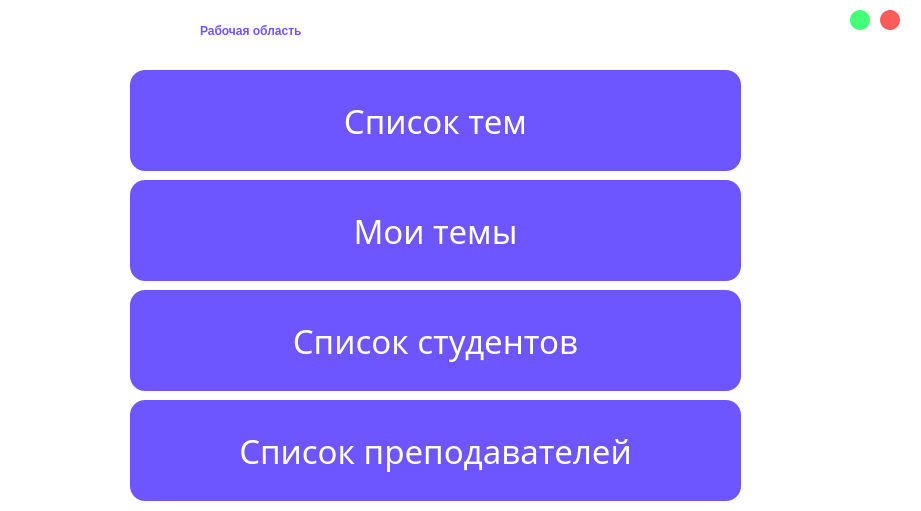
<?xml version="1.0" encoding="UTF-8"?>
<ui version="4.0">
 <class>sgreeting</class>
 <widget class="QWidget" name="sgreeting">
  <property name="geometry">
   <rect>
    <x>0</x>
    <y>0</y>
    <width>921</width>
    <height>511</height>
   </rect>
  </property>
  <property name="minimumSize">
   <size>
    <width>921</width>
    <height>511</height>
   </size>
  </property>
  <property name="maximumSize">
   <size>
    <width>921</width>
    <height>511</height>
   </size>
  </property>
  <property name="windowTitle">
   <string>Form</string>
  </property>
  <property name="styleSheet">
   <string notr="true">background-color: rgb(255, 255, 255);</string>
  </property>
  <widget class="QPushButton" name="pushButton_7">
   <property name="geometry">
    <rect>
     <x>130</x>
     <y>290</y>
     <width>611</width>
     <height>101</height>
    </rect>
   </property>
   <property name="font">
    <font>
     <family>Karla 13</family>
     <pointsize>25</pointsize>
     <weight>9</weight>
     <italic>false</italic>
     <bold>false</bold>
    </font>
   </property>
   <property name="autoFillBackground">
    <bool>false</bool>
   </property>
   <property name="styleSheet">
    <string notr="true">QPushButton{
	color: rgb(255, 255, 255);
	background-color: #6D55FF;
	border-radius: 15px; 
	font: 75 25pt &quot;Karla&quot; bold;
	border: 2px;
}
QPushButton:pressed{
	background-color: #A597FF;
}</string>
   </property>
   <property name="text">
    <string>Список студентов</string>
   </property>
   <property name="icon">
    <iconset resource="greeting.qrc">
     <normaloff>:/new/prefix1/Book.png</normaloff>:/new/prefix1/Book.png</iconset>
   </property>
   <property name="iconSize">
    <size>
     <width>125</width>
     <height>125</height>
    </size>
   </property>
   <property name="default">
    <bool>false</bool>
   </property>
   <property name="flat">
    <bool>false</bool>
   </property>
  </widget>
  <widget class="QPushButton" name="pushButton_5">
   <property name="geometry">
    <rect>
     <x>130</x>
     <y>180</y>
     <width>611</width>
     <height>101</height>
    </rect>
   </property>
   <property name="font">
    <font>
     <family>Karla 13</family>
     <pointsize>25</pointsize>
     <weight>9</weight>
     <italic>false</italic>
     <bold>false</bold>
    </font>
   </property>
   <property name="autoFillBackground">
    <bool>false</bool>
   </property>
   <property name="styleSheet">
    <string notr="true">QPushButton{
	color: rgb(255, 255, 255);
	background-color: #6D55FF;
	border-radius: 15px; 
	font: 75 25pt &quot;Karla&quot; bold;
	border: 2px;
}
QPushButton:pressed{
	background-color: #A597FF;
}</string>
   </property>
   <property name="text">
    <string>Мои темы</string>
   </property>
   <property name="icon">
    <iconset resource="greeting.qrc">
     <normaloff>:/new/prefix1/Palette.png</normaloff>:/new/prefix1/Palette.png</iconset>
   </property>
   <property name="iconSize">
    <size>
     <width>125</width>
     <height>125</height>
    </size>
   </property>
   <property name="default">
    <bool>false</bool>
   </property>
   <property name="flat">
    <bool>false</bool>
   </property>
  </widget>
  <widget class="QPushButton" name="pushButton">
   <property name="geometry">
    <rect>
     <x>130</x>
     <y>70</y>
     <width>611</width>
     <height>101</height>
    </rect>
   </property>
   <property name="font">
    <font>
     <family>Karla 13</family>
     <pointsize>25</pointsize>
     <weight>9</weight>
     <italic>false</italic>
     <bold>false</bold>
    </font>
   </property>
   <property name="autoFillBackground">
    <bool>false</bool>
   </property>
   <property name="styleSheet">
    <string notr="true">QPushButton{
	color: rgb(255, 255, 255);
	background-color: #6D55FF;
	border-radius: 15px; 
	font: 75 25pt &quot;Karla&quot; bold;
	border: 2px;
}
QPushButton:pressed{
	background-color: #A597FF;
}</string>
   </property>
   <property name="text">
    <string>Список тем</string>
   </property>
   <property name="icon">
    <iconset resource="greeting.qrc">
     <normaloff>:/new/prefix1/spisok.png</normaloff>:/new/prefix1/spisok.png</iconset>
   </property>
   <property name="iconSize">
    <size>
     <width>125</width>
     <height>125</height>
    </size>
   </property>
   <property name="default">
    <bool>false</bool>
   </property>
   <property name="flat">
    <bool>false</bool>
   </property>
  </widget>
  <widget class="QLabel" name="label">
   <property name="geometry">
    <rect>
     <x>200</x>
     <y>0</y>
     <width>541</width>
     <height>61</height>
    </rect>
   </property>
   <property name="styleSheet">
    <string notr="true">color: rgb(109, 85, 255);
font: 75 40pt &quot;Karla&quot; bold;
font-weight: 500;</string>
   </property>
   <property name="text">
    <string>Рабочая область</string>
   </property>
  </widget>
  <widget class="QPushButton" name="pushButton_3">
   <property name="geometry">
    <rect>
     <x>850</x>
     <y>10</y>
     <width>20</width>
     <height>20</height>
    </rect>
   </property>
   <property name="styleSheet">
    <string notr="true">QPushButton {
	border-radius: 10px;
	background-color: #45FF79;
	color: white;
}
QPushButton:pressed {
	background-color: #B2FFC8;
}</string>
   </property>
   <property name="text">
    <string/>
   </property>
  </widget>
  <widget class="QPushButton" name="pushButton_2">
   <property name="geometry">
    <rect>
     <x>880</x>
     <y>10</y>
     <width>20</width>
     <height>20</height>
    </rect>
   </property>
   <property name="styleSheet">
    <string notr="true">QPushButton {
	border-radius: 10px;
	background-color: #FF5B5B;
	color: white;
}
QPushButton:pressed {
	background-color: #FFBCBC;
}</string>
   </property>
   <property name="text">
    <string/>
   </property>
  </widget>
  <widget class="QPushButton" name="pushButton_6">
   <property name="geometry">
    <rect>
     <x>130</x>
     <y>400</y>
     <width>611</width>
     <height>101</height>
    </rect>
   </property>
   <property name="font">
    <font>
     <family>Karla 13</family>
     <pointsize>25</pointsize>
     <weight>9</weight>
     <italic>false</italic>
     <bold>false</bold>
    </font>
   </property>
   <property name="autoFillBackground">
    <bool>false</bool>
   </property>
   <property name="styleSheet">
    <string notr="true">QPushButton{
	color: rgb(255, 255, 255);
	background-color: #6D55FF;
	border-radius: 15px; 
	font: 75 25pt &quot;Karla&quot; bold;
	border: 2px;
}
QPushButton:pressed{
	background-color: #A597FF;
}</string>
   </property>
   <property name="text">
    <string>Список преподавателей</string>
   </property>
   <property name="icon">
    <iconset resource="greeting.qrc">
     <normaloff>:/new/prefix1/Backpack.png</normaloff>:/new/prefix1/Backpack.png</iconset>
   </property>
   <property name="iconSize">
    <size>
     <width>125</width>
     <height>125</height>
    </size>
   </property>
   <property name="default">
    <bool>false</bool>
   </property>
   <property name="flat">
    <bool>false</bool>
   </property>
  </widget>
 </widget>
 <resources>
  <include location="greeting.qrc"/>
 </resources>
 <connections/>
</ui>
